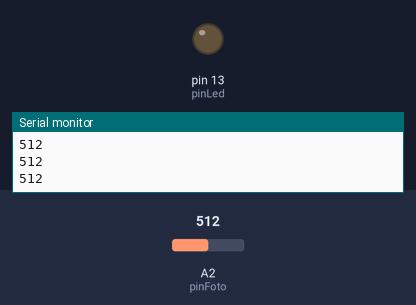
This sketch was run on a simulated Arduino Uno, built with avr-gcc and run on an emulated ATmega328P. Shown: output pins drawn as LEDs (lit = HIGH), the last lines printed to the serial monitor. The inputs (shaded band) are chosen by the test bench; at power-on: A2 (pinFoto) = 512.

Above: at 1.2 s.
1.3 s: A2 (pinFoto) set to 691
2.8 s: A2 (pinFoto) set to 715
At 3.4 s:
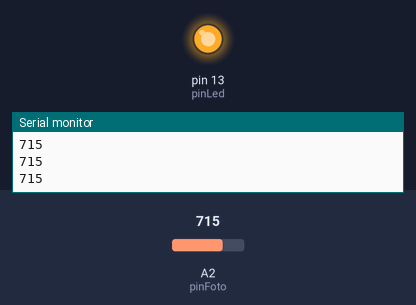
4.3 s: A2 (pinFoto) set to 508
5.8 s: A2 (pinFoto) set to 487
At 6.9 s:
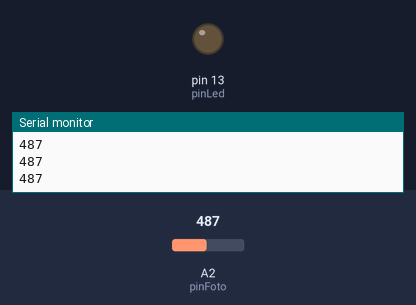
7.3 s: A2 (pinFoto) set to 710
At 8.0 s:
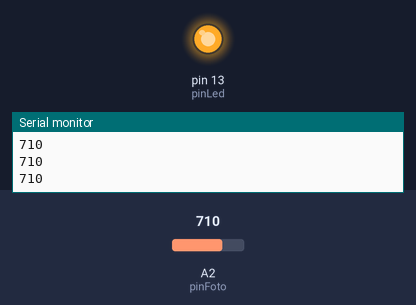
Timing chart, 0 to 9.8 s (numbered marks = the images above; inputs shaded):
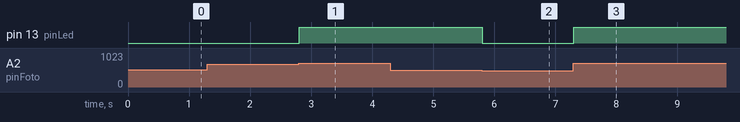

The sketch:

Prova_1_fotoresistore.ino
```cpp
#define pinLed 13
#define pinFoto A2

void setup() {
  Serial.begin(9600);
  pinMode(pinLed, OUTPUT);
  pinMode(pinFoto, INPUT);
}

void loop() {
  Serial.println((analogRead(pinFoto)));
  if (analogRead(pinFoto) > 700)
  {
    digitalWrite(pinLed, HIGH);
  }
  else if (analogRead(pinFoto) < 500)
  {
    digitalWrite(pinLed, LOW);
  }
  /*analogWrite(pinLed,(analogRead(pinFoto)/4));*/
  delay(1);
}
```

Measured:
- the behaviour switches between 700 and 701 on A2 (pinFoto) (found by bisection; images 0 and 1)
- the behaviour switches between 500 and 499 on A2 (pinFoto) (found by bisection; images 1 and 2)
- after the input at 2.8 s, pin 13 (pinLed): LOW → HIGH at once
- after the input at 5.8 s, pin 13 (pinLed): HIGH → LOW at once
- after the input at 7.3 s, pin 13 (pinLed): LOW → HIGH at once
